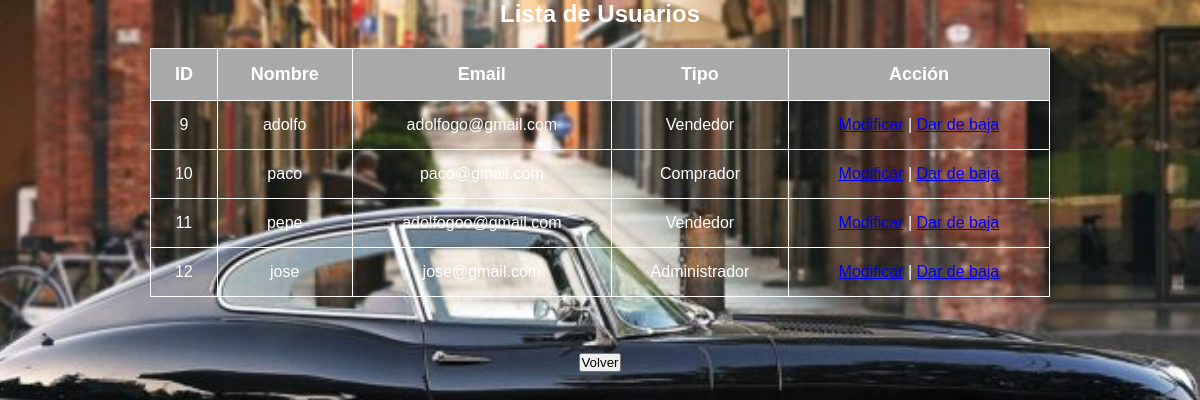
The app's page /admin_usuarios.php (signed in) with its own data.
### tables this page shows
CREATE TABLE `usuarios` (
  `id_usuario` int(10) unsigned NOT NULL AUTO_INCREMENT,
  `nombre` varchar(50) NOT NULL,
  `email` varchar(100) NOT NULL,
  `password` varchar(255) NOT NULL,
  `tipo_usuario` enum('Comprador','Vendedor','Administrador') NOT NULL,
  `saldo` decimal(10,2) NOT NULL DEFAULT '0.00',
  PRIMARY KEY (`id_usuario`),
  UNIQUE KEY `email` (`email`)
);

### admin_usuarios.php (the view, shortened to what this page needs)
<?php
include 'db.php';
?>
<!DOCTYPE html>
<html lang="es">
<head>
    <link rel="stylesheet" type="text/css" href="estilo.css">
</head>
<body>
    <h2>Lista de Usuarios</h2>
    <?php
    $sql = "SELECT id_usuario, nombre, email, tipo_usuario FROM usuarios";
    $result = mysqli_query($conexion, $sql);
    if (mysqli_num_rows($result) > 0) {
        echo "<table border='1'>
                <tr>
                    <th>ID</th>
                    <th>Nombre</th>
                    <th>Email</th>
                    <th>Tipo</th>
                    <th>Acción</th>
                </tr>";
        while ($row = mysqli_fetch_assoc($result)) {
            echo "<tr>
                    <td>{$row['id_usuario']}</td>
                    <td>{$row['nombre']}</td>
                    <td>{$row['email']}</td>
                    <td>{$row['tipo_usuario']}</td>
                    <td>
                        <a href='editar_usuario.php?id={$row['id_usuario']}'>Modificar</a> |
                        <a href='borrar_usuario.php?id={$row['id_usuario']}'>Dar de baja</a>
                    </td>
                  </tr>";
        }
        echo "</table>";
    } else {
        echo "<p>No hay usuarios registrados.</p>";
    }
    ?>
<br><br>
    <form action="index.php" method="post">
            <input type="submit" value="Volver">
        </form>
</body>
</html>

### estilo.css (style rules this page uses)
* { margin: 0; padding: 0; box-sizing: border-box; }
body { font-family: 'Poppins', Arial, Helvetica, sans-serif; background-color: #D3D3D3; background-image: url('img/imagenfondo.jpg'); background-size: cover; background-repeat: no-repeat; background-position: center; background-attachment: fixed; color: white; text-align: center; }
table { margin: 20px auto; border-collapse: collapse; width: 90%; max-width: 900px; }
th, td { padding: 15px; text-align: center; border: 1px solid; }
th { background-color: #A9A9A9; color: white; font-size: 18px; }

### records on screen
usuarios: id_usuario "9", nombre "adolfo", email "adolfogo@gmail.com", tipo_usuario "Vendedor"
usuarios: id_usuario "10", nombre "paco", email "paco@gmail.com", tipo_usuario "Comprador"
usuarios: id_usuario "11", nombre "pepe", email "adolfogoo@gmail.com", tipo_usuario "Vendedor"
usuarios: id_usuario "12", nombre "jose", email "jose@gmail.com", tipo_usuario "Administrador"
